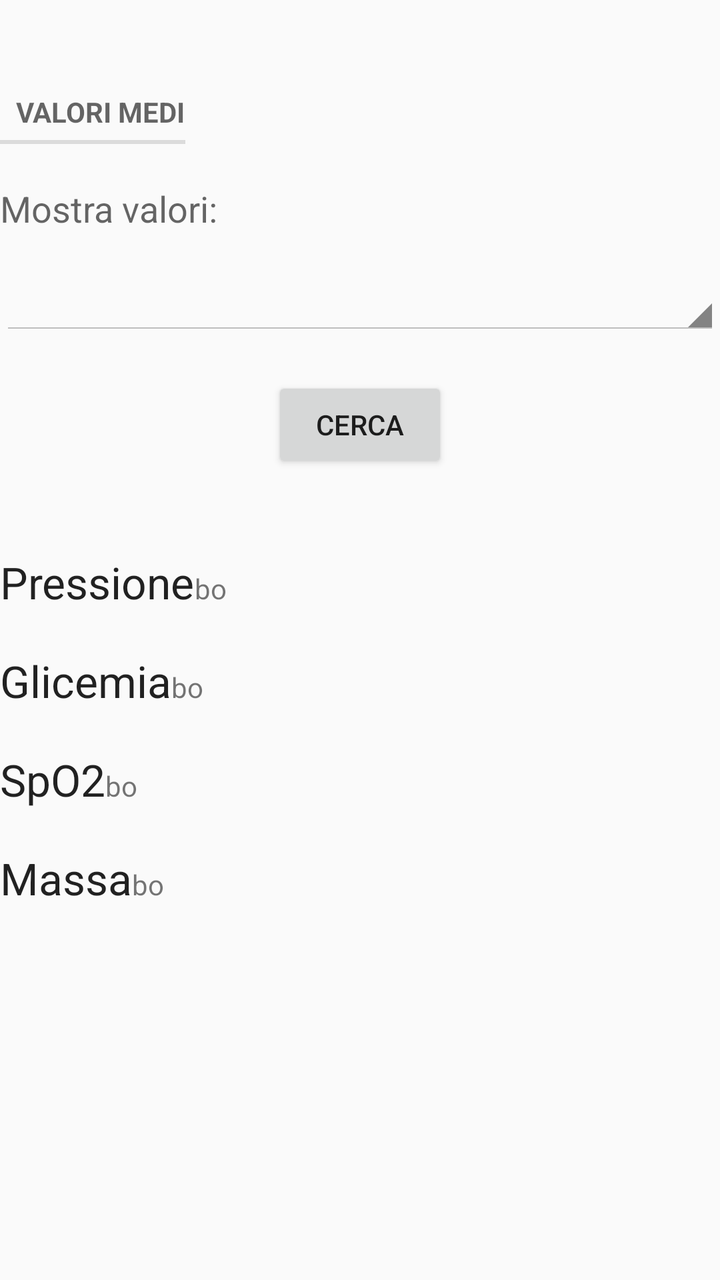
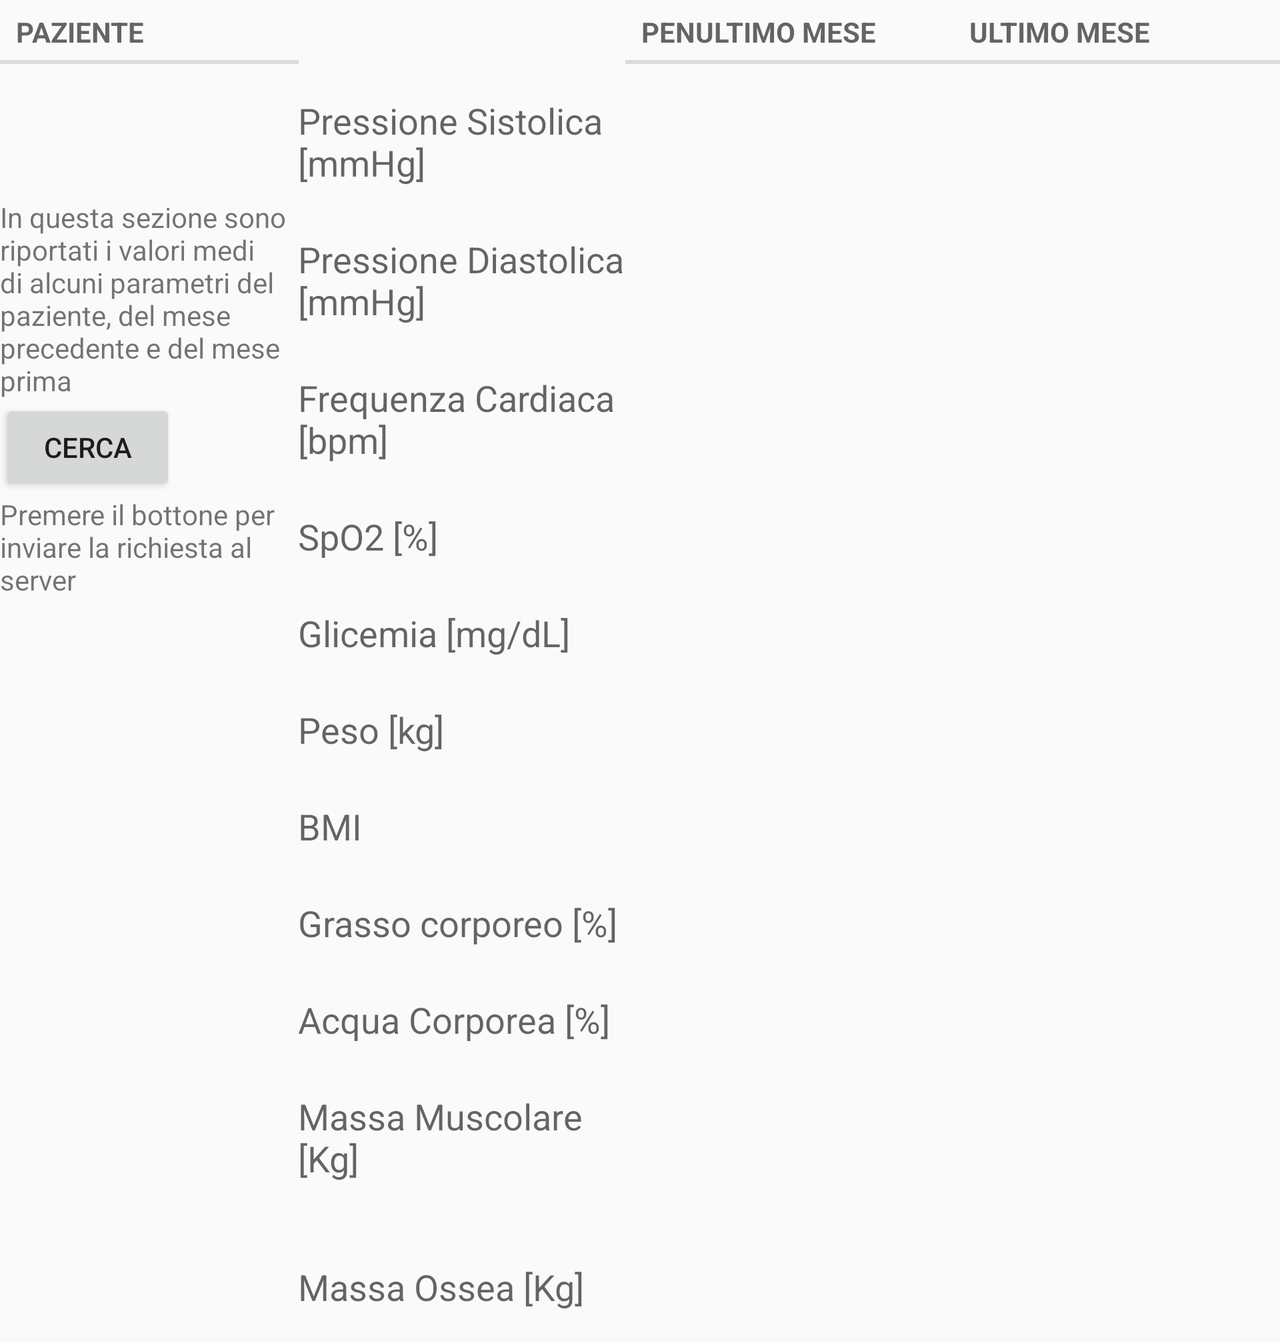

One screen, two layout resources from the same app: the default and the repository's alternative for another configuration. Each is rendered where Android would select it; the XML of both is given below.
<!-- AndroidManifest.xml: application theme AppTheme -->
<!-- res/layout/parametri_valori_medi.xml -->
<?xml version="1.0" encoding="utf-8"?>
<ScrollView xmlns:android="http://schemas.android.com/apk/res/android"
            xmlns:app="http://schemas.android.com/apk/res-auto"
            android:layout_width="match_parent"
            android:layout_height="match_parent"
            android:fillViewport="true"
            app:layout_behavior="@string/appbar_scrolling_view_behavior">

    <LinearLayout xmlns:android="http://schemas.android.com/apk/res/android"
                  android:layout_width="match_parent"
                  android:layout_height="match_parent"
                  android:fillViewport="true"
                  android:orientation="vertical">


        <TextView
            android:layout_width="wrap_content"
            android:layout_height="wrap_content"
            android:text="@string/mean_values"
            style="?android:listSeparatorTextViewStyle"
            android:layout_marginTop="40dp"/>

        <TextView android:layout_marginTop="20dp"
                  android:layout_width="match_parent"
                  android:layout_height="wrap_content"
                  android:text="@string/show_values"
                  android:textAppearance="?android:attr/textAppearanceMedium"/>

        <Spinner
            android:layout_width="match_parent"
            android:layout_height="wrap_content"
            android:drawSelectorOnTop="true"
            android:id="@+id/mean_selector_spinner"
            android:layout_marginTop="20dp"
            style="@android:style/Widget.Holo.Light.Spinner"/>

        <Button
            android:layout_width="wrap_content"
            android:layout_height="wrap_content"
            android:id="@+id/mean_values_search"
            android:text="Cerca"
            android:layout_gravity="center_horizontal"
            android:layout_marginTop="20dp"/>

        <LinearLayout
            android:layout_width="wrap_content"
            android:layout_height="wrap_content"
            android:orientation="horizontal"
            android:layout_marginTop="40dp">
            <TextView
                android:layout_width="wrap_content"
                android:layout_height="wrap_content"
                android:textAppearance="?android:attr/textAppearanceLarge"
                android:text="@string/pressione"/>
            <TextView
                android:layout_width="wrap_content"
                android:layout_height="wrap_content"
                android:id="@+id/tv_pression_mean"
                android:text="bo"/>

        </LinearLayout>

        <LinearLayout
            android:layout_width="wrap_content"
            android:layout_height="wrap_content"
            android:orientation="horizontal"
            android:layout_marginTop="20dp">
            <TextView
                android:layout_width="wrap_content"
                android:layout_height="wrap_content"
                android:textAppearance="?android:attr/textAppearanceLarge"
                android:text="@string/glicemia"/>
            <TextView
                android:layout_width="wrap_content"
                android:layout_height="wrap_content"
                android:id="@+id/tv_glic_mean"
                android:text="bo"/>

        </LinearLayout>

        <LinearLayout
            android:layout_width="wrap_content"
            android:layout_height="wrap_content"
            android:orientation="horizontal"
            android:layout_marginTop="20dp">
            <TextView
                android:layout_width="wrap_content"
                android:layout_height="wrap_content"
                android:textAppearance="?android:attr/textAppearanceLarge"
                android:text="@string/spo2"/>
            <TextView
                android:layout_width="wrap_content"
                android:layout_height="wrap_content"
                android:id="@+id/tv_spo2_mean"
                android:text="bo"/>

        </LinearLayout>

        <LinearLayout
            android:layout_width="wrap_content"
            android:layout_height="wrap_content"
            android:orientation="horizontal"
            android:layout_marginTop="20dp">
            <TextView
                android:layout_width="wrap_content"
                android:layout_height="wrap_content"
                android:textAppearance="?android:attr/textAppearanceLarge"
                android:text="@string/massa"/>
            <TextView
                android:layout_width="wrap_content"
                android:layout_height="wrap_content"
                android:id="@+id/tv_massa_mean"
                android:text="bo"/>

        </LinearLayout>

    </LinearLayout>

</ScrollView>
<!-- resources referenced by this layout -->
<resources>
  <string name="glicemia">Glicemia</string>
  <string name="massa">Massa</string>
  <string name="mean_values">Valori Medi</string>
  <string name="pressione">Pressione</string>
  <string name="show_values">Mostra valori:</string>
  <string name="spo2">SpO2</string>
  <style name="AppTheme" parent="Theme.AppCompat.Light.DarkActionBar">
          
          <item name="colorPrimary">@color/colorPrimary</item>
          <item name="colorPrimaryDark">@color/colorPrimaryDark</item>
          <item name="colorAccent">@color/colorAccent</item>
          <item name="preferenceTheme">@style/PreferenceThemeOverlay</item>
      </style>
  <color name="colorPrimary">#3F51B5</color>
  <color name="colorPrimaryDark">#303F9F</color>
  <color name="colorAccent">#FF4081</color>
  <style name="PreferenceThemeOverlay">
          <item name="preferenceScreenStyle">@style/Preference.PreferenceScreen</item>
          <item name="preferenceFragmentStyle">@style/PreferenceFragment</item>
          <item name="preferenceCategoryStyle">@style/Preference.Category</item>
          <item name="preferenceStyle">@style/Preference</item>
          <item name="preferenceInformationStyle">@style/Preference.Information</item>
          <item name="checkBoxPreferenceStyle">@style/Preference.CheckBoxPreference</item>
          <item name="switchPreferenceCompatStyle">@style/Preference.SwitchPreferenceCompat</item>
          <item name="dialogPreferenceStyle">@style/Preference.DialogPreference</item>
          <item name="editTextPreferenceStyle">@style/Preference.DialogPreference.EditTextPreference
          </item>
          <item name="preferenceFragmentListStyle">@style/PreferenceFragmentList</item>
      </style>
</resources>
<!-- res/layout-land/parametri_valori_medi.xml (the repository's variant of the layout above) -->
<!-- drawn on the phone turned sideways -->
<?xml version="1.0" encoding="utf-8"?>
<ScrollView xmlns:android="http://schemas.android.com/apk/res/android"
            xmlns:app="http://schemas.android.com/apk/res-auto"
            android:layout_width="match_parent"
            android:layout_height="match_parent"
            android:fillViewport="true"
            app:layout_behavior="@string/appbar_scrolling_view_behavior">

    <LinearLayout
        xmlns:android="http://schemas.android.com/apk/res/android"
        android:layout_width="match_parent"
        android:layout_height="match_parent"
        android:orientation="horizontal"
        android:weightSum="3">

        <LinearLayout
            android:layout_height="wrap_content"
            android:layout_width="match_parent"
            android:layout_weight="2.3"
            android:orientation="vertical"
            android:background="@drawable/customborder"
            android:paddingBottom="@dimen/activity_vertical_margin"
            android:paddingTop="@dimen/activity_vertical_margin">

            
            <TextView
                android:layout_width="match_parent"
                android:layout_height="wrap_content"
                android:text="@string/patient"
                style="?android:listSeparatorTextViewStyle"
                android:textAppearance="?android:attr/textAppearanceSmall"/>
            <TextView
                android:layout_width="wrap_content"
                android:layout_height="wrap_content"
                android:id="@+id/tv_nomePaziente"
                android:text=""
                android:textAppearance="?android:attr/textAppearanceSmall"/>
            <TextView
                android:layout_width="wrap_content"
                android:layout_height="wrap_content"
                android:id="@+id/tv_cittàPaziente"
                android:text=""
                android:textAppearance="?android:attr/textAppearanceSmall"/>
            <TextView
                android:layout_width="wrap_content"
                android:layout_height="wrap_content"
                android:id="@+id/tv_birthPaziente"
                android:text=""
                android:textAppearance="?android:attr/textAppearanceSmall"/>

            <TextView
                android:layout_width="match_parent"
                android:layout_height="wrap_content"
                android:text="@string/mean_val_description"
                android:layout_marginTop="10dp"/>

            <Button
                android:layout_width="wrap_content"
                android:layout_height="wrap_content"
                android:id="@+id/search_mean_values"
                android:text="@string/btn_search_string"/>
            <TextView
                android:layout_width="match_parent"
                android:layout_height="wrap_content"
                android:text="@string/mean_val_description2"/>


        </LinearLayout>

        <LinearLayout
            android:layout_height="wrap_content" android:layout_width="match_parent"
            android:layout_weight="0.7"
            android:orientation="vertical"
            android:paddingTop="@dimen/activity_vertical_margin"
            android:paddingBottom="@dimen/activity_vertical_margin"
            android:paddingLeft="@dimen/activity_horizontal_margin"
            android:paddingRight="@dimen/activity_horizontal_margin">


            <LinearLayout
                android:weightSum="3"
                android:layout_width="match_parent"
                android:layout_height="wrap_content"
                android:orientation="horizontal">

                <TextView
                    android:layout_width="0dp"
                    android:layout_height="wrap_content"
                    android:layout_weight="1"
                    android:text=""/>
                <TextView
                    android:layout_width="0dp"
                    android:layout_height="wrap_content"
                    android:layout_weight="1"
                    android:text="@string/second_last_month_string"
                    style="?android:listSeparatorTextViewStyle"
                    android:textAppearance="?android:attr/textAppearanceMedium"/>
                <TextView
                    android:layout_width="0dp"
                    android:text="@string/last_month_string"
                    android:layout_height="wrap_content"
                    android:layout_weight="1"
                    style="?android:listSeparatorTextViewStyle"
                    android:textAppearance="?android:attr/textAppearanceMedium"
                    android:layout_gravity="right"/>
            </LinearLayout>

            <LinearLayout
                android:layout_width="match_parent"
                android:layout_height="wrap_content"
                android:paddingBottom="8dp"
                android:paddingTop="16dp"
                android:orientation="horizontal"
                android:weightSum="3">
                <TextView
                    android:layout_width="0dp"
                    android:layout_height="wrap_content"
                    android:layout_weight="1"
                    android:text="@string/syst_string"
                    android:textAppearance="?android:attr/textAppearanceMedium"/>
                <TextView
                    android:layout_width="0dp"
                    android:layout_height="wrap_content"
                    android:layout_weight="1"
                    android:id="@+id/sist_mean_pen"
                    android:textAppearance="?android:attr/textAppearanceMedium"/>
                <TextView
                    android:layout_width="0dp"
                    android:layout_height="wrap_content"
                    android:layout_weight="1"
                    android:id="@+id/sist_mean_ult"
                    android:textAppearance="?android:attr/textAppearanceMedium" />
            </LinearLayout>

            <LinearLayout
                android:layout_width="match_parent"
                android:layout_height="wrap_content"
                android:paddingBottom="8dp"
                android:paddingTop="16dp"
                android:orientation="horizontal"
                android:weightSum="3">
                <TextView
                    android:layout_width="0dp"
                    android:layout_height="wrap_content"
                    android:layout_weight="1"
                    android:text="@string/diast_string"
                    android:textAppearance="?android:attr/textAppearanceMedium"/>
                <TextView
                    android:layout_width="0dp"
                    android:layout_height="wrap_content"
                    android:layout_weight="1"
                    android:id="@+id/diast_mean_pen"
                    android:textAppearance="?android:attr/textAppearanceMedium"/>
                <TextView

                    android:layout_width="0dp"
                    android:layout_height="wrap_content"
                    android:layout_weight="1"
                    android:id="@+id/diast_mean_ult"
                    android:textAppearance="?android:attr/textAppearanceMedium" />
            </LinearLayout>

            <LinearLayout
                android:layout_width="match_parent"
                android:layout_height="wrap_content"
                android:paddingBottom="8dp"
                android:paddingTop="16dp"
                android:orientation="horizontal"
                android:weightSum="3">
                <TextView
                    android:layout_width="0dp"
                    android:layout_height="wrap_content"
                    android:layout_weight="1"
                    android:text="@string/hr_string"
                    android:textAppearance="?android:attr/textAppearanceMedium"/>
                <TextView
                    android:layout_width="0dp"
                    android:layout_height="wrap_content"
                    android:layout_weight="1"
                    android:id="@+id/heart_mean_pen"
                    android:textAppearance="?android:attr/textAppearanceMedium"/>
                <TextView

                    android:layout_width="0dp"
                    android:layout_height="wrap_content"
                    android:layout_weight="1"
                    android:id="@+id/heart_mean_ult"
                    android:textAppearance="?android:attr/textAppearanceMedium" />
            </LinearLayout>

            <LinearLayout
                android:layout_width="match_parent"
                android:layout_height="wrap_content"
                android:paddingBottom="8dp"
                android:paddingTop="16dp"
                android:orientation="horizontal"
                android:weightSum="3">
                <TextView
                    android:layout_width="0dp"
                    android:layout_height="wrap_content"
                    android:layout_weight="1"
                    android:text="@string/spo2_string"
                    android:textAppearance="?android:attr/textAppearanceMedium"/>
                <TextView
                    android:layout_width="0dp"
                    android:layout_height="wrap_content"
                    android:layout_weight="1"
                    android:id="@+id/spo2_mean_pen"
                    android:textAppearance="?android:attr/textAppearanceMedium"/>
                <TextView

                    android:layout_width="0dp"
                    android:layout_height="wrap_content"
                    android:layout_weight="1"
                    android:id="@+id/spo2_mean_ult"
                    android:textAppearance="?android:attr/textAppearanceMedium" />
            </LinearLayout>

            <LinearLayout
                android:layout_width="match_parent"
                android:layout_height="wrap_content"
                android:paddingBottom="8dp"
                android:paddingTop="16dp"
                android:orientation="horizontal"
                android:weightSum="3">
                <TextView
                    android:layout_width="0dp"
                    android:layout_height="wrap_content"
                    android:layout_weight="1"
                    android:text="@string/glic_string"
                    android:textAppearance="?android:attr/textAppearanceMedium"/>
                <TextView
                    android:layout_width="0dp"
                    android:layout_height="wrap_content"
                    android:layout_weight="1"
                    android:id="@+id/glic_mean_pen"
                    android:textAppearance="?android:attr/textAppearanceMedium"/>
                <TextView

                    android:layout_width="0dp"
                    android:layout_height="wrap_content"
                    android:layout_weight="1"
                    android:id="@+id/glic_mean_ult"
                    android:textAppearance="?android:attr/textAppearanceMedium" />
            </LinearLayout>

            <LinearLayout
                android:layout_width="match_parent"
                android:layout_height="wrap_content"
                android:paddingBottom="8dp"
                android:paddingTop="16dp"
                android:orientation="horizontal"
                android:weightSum="3">
                <TextView
                    android:layout_width="0dp"
                    android:layout_height="wrap_content"
                    android:layout_weight="1"
                    android:text="@string/weight_string"
                    android:textAppearance="?android:attr/textAppearanceMedium"/>
                <TextView
                    android:layout_width="0dp"
                    android:layout_height="wrap_content"
                    android:layout_weight="1"
                    android:id="@+id/weight_mean_pen"
                    android:textAppearance="?android:attr/textAppearanceMedium"/>
                <TextView

                    android:layout_width="0dp"
                    android:layout_height="wrap_content"
                    android:layout_weight="1"
                    android:id="@+id/weight_mean_ult"
                    android:textAppearance="?android:attr/textAppearanceMedium" />
            </LinearLayout>

           <LinearLayout
                android:layout_width="match_parent"
                android:layout_height="wrap_content"
                android:paddingBottom="8dp"
                android:paddingTop="16dp"
                android:orientation="horizontal"
                android:weightSum="3">
                <TextView
                    android:layout_width="0dp"
                    android:layout_height="wrap_content"
                    android:layout_weight="1"
                    android:text="@string/bmi_string"
                    android:textAppearance="?android:attr/textAppearanceMedium"/>
                <TextView
                    android:layout_width="0dp"
                    android:layout_height="wrap_content"
                    android:layout_weight="1"
                    android:id="@+id/bmi_mean_pen"
                    android:textAppearance="?android:attr/textAppearanceMedium"/>
                <TextView

                    android:layout_width="0dp"
                    android:layout_height="wrap_content"
                    android:layout_weight="1"
                    android:id="@+id/bmi_mean_ult"
                    android:textAppearance="?android:attr/textAppearanceMedium" />
            </LinearLayout>

            <LinearLayout
                android:layout_width="match_parent"
                android:layout_height="wrap_content"
                android:paddingBottom="8dp"
                android:paddingTop="16dp"
                android:orientation="horizontal"
                android:weightSum="3">
                <TextView
                    android:layout_width="0dp"
                    android:layout_height="wrap_content"
                    android:layout_weight="1"
                    android:text="@string/fat_body_string"
                    android:textAppearance="?android:attr/textAppearanceMedium"/>
                <TextView
                    android:layout_width="0dp"
                    android:layout_height="wrap_content"
                    android:layout_weight="1"
                    android:id="@+id/fat_mean_pen"
                    android:textAppearance="?android:attr/textAppearanceMedium"/>
                <TextView

                    android:layout_width="0dp"
                    android:layout_height="wrap_content"
                    android:layout_weight="1"
                    android:id="@+id/fat_mean_ult"
                    android:textAppearance="?android:attr/textAppearanceMedium" />
            </LinearLayout>

            <LinearLayout
                android:layout_width="match_parent"
                android:layout_height="wrap_content"
                android:paddingBottom="8dp"
                android:paddingTop="16dp"
                android:orientation="horizontal"
                android:weightSum="3">
                <TextView
                    android:layout_width="0dp"
                    android:layout_height="wrap_content"
                    android:layout_weight="1"
                    android:text="@string/water_body_string"
                    android:textAppearance="?android:attr/textAppearanceMedium"/>
                <TextView
                    android:layout_width="0dp"
                    android:layout_height="wrap_content"
                    android:layout_weight="1"
                    android:id="@+id/water_mean_pen"
                    android:textAppearance="?android:attr/textAppearanceMedium"/>
                <TextView
                    android:layout_width="0dp"
                    android:layout_height="wrap_content"
                    android:layout_weight="1"
                    android:id="@+id/water_mean_ult"
                    android:textAppearance="?android:attr/textAppearanceMedium" />
            </LinearLayout>

            <LinearLayout
                android:layout_width="match_parent"
                android:layout_height="wrap_content"
                android:paddingBottom="8dp"
                android:paddingTop="16dp"
                android:orientation="horizontal"
                android:weightSum="3">
                <TextView
                    android:layout_width="0dp"
                    android:layout_height="wrap_content"
                    android:layout_weight="1"
                    android:text="@string/muscle_mass_string"
                    android:textAppearance="?android:attr/textAppearanceMedium"/>
                <TextView
                    android:layout_width="0dp"
                    android:layout_height="wrap_content"
                    android:layout_weight="1"
                    android:id="@+id/muscle_mean_pen"
                    android:textAppearance="?android:attr/textAppearanceMedium"/>
                <TextView
                    android:layout_width="0dp"
                    android:layout_height="wrap_content"
                    android:layout_weight="1"
                    android:id="@+id/muscle_mean_ult"
                    android:textAppearance="?android:attr/textAppearanceMedium" />
            </LinearLayout>

            <LinearLayout
                android:layout_width="match_parent"
                android:layout_height="wrap_content"
                android:paddingBottom="8dp"
                android:paddingTop="16dp"
                android:orientation="horizontal"
                android:weightSum="3">
                <TextView
                    android:layout_width="0dp"
                    android:layout_height="wrap_content"
                    android:layout_weight="1"
                    android:text="@string/bone_mass_string"
                    android:paddingBottom="8dp"
                    android:paddingTop="16dp"
                    android:textAppearance="?android:attr/textAppearanceMedium"/>
                <TextView
                    android:layout_width="0dp"
                    android:layout_height="wrap_content"
                    android:layout_weight="1"
                    android:id="@+id/bone_mean_pen"
                    android:textAppearance="?android:attr/textAppearanceMedium"/>
                <TextView

                    android:layout_width="0dp"
                    android:layout_height="wrap_content"
                    android:layout_weight="1"
                    android:id="@+id/bone_mean_ult"
                    android:textAppearance="?android:attr/textAppearanceMedium" />
            </LinearLayout>


        </LinearLayout>


    </LinearLayout>

</ScrollView>
<!-- resources referenced by the variant -->
<!-- as the phone turned sideways resolves them -->
<resources>
  <string name="bmi_string">BMI</string>
  <string name="bone_mass_string">Massa Ossea [Kg]</string>
  <string name="btn_search_string">Cerca</string>
  <string name="diast_string">Pressione Diastolica [mmHg]</string>
  <string name="fat_body_string">Grasso corporeo [%]</string>
  <string name="glic_string">Glicemia [mg/dL]</string>
  <string name="hr_string">Frequenza Cardiaca [bpm]</string>
  <string name="last_month_string">Ultimo Mese</string>
  <string name="mean_val_description">In questa sezione sono riportati i valori medi di alcuni parametri del paziente, del mese precedente e del mese prima</string>
  <string name="mean_val_description2">Premere il bottone per inviare la richiesta al server</string>
  <string name="muscle_mass_string">Massa Muscolare [Kg]</string>
  <string name="patient">Paziente</string>
  <string name="second_last_month_string">Penultimo Mese</string>
  <string name="spo2_string">SpO2 [%]</string>
  <string name="syst_string">Pressione Sistolica [mmHg]</string>
  <string name="water_body_string">Acqua Corporea [%]</string>
  <string name="weight_string">Peso [kg]</string>
  <style name="AppTheme" parent="Theme.AppCompat.Light.DarkActionBar">
          
          <item name="colorPrimary">@color/colorPrimary</item>
          <item name="colorPrimaryDark">@color/colorPrimaryDark</item>
          <item name="colorAccent">@color/colorAccent</item>
          <item name="preferenceTheme">@style/PreferenceThemeOverlay</item>
      </style>
  <color name="colorPrimary">#3F51B5</color>
  <color name="colorPrimaryDark">#303F9F</color>
  <color name="colorAccent">#FF4081</color>
  <style name="PreferenceThemeOverlay">
          <item name="preferenceScreenStyle">@style/Preference.PreferenceScreen</item>
          <item name="preferenceFragmentStyle">@style/PreferenceFragment</item>
          <item name="preferenceCategoryStyle">@style/Preference.Category</item>
          <item name="preferenceStyle">@style/Preference</item>
          <item name="preferenceInformationStyle">@style/Preference.Information</item>
          <item name="checkBoxPreferenceStyle">@style/Preference.CheckBoxPreference</item>
          <item name="switchPreferenceCompatStyle">@style/Preference.SwitchPreferenceCompat</item>
          <item name="dialogPreferenceStyle">@style/Preference.DialogPreference</item>
          <item name="editTextPreferenceStyle">@style/Preference.DialogPreference.EditTextPreference
          </item>
          <item name="preferenceFragmentListStyle">@style/PreferenceFragmentList</item>
      </style>
</resources>
